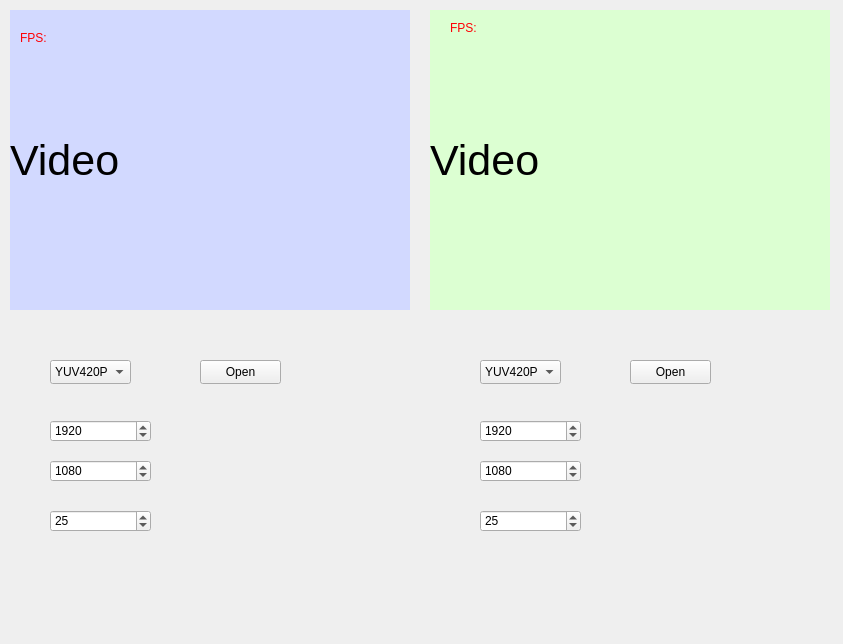
<?xml version="1.0" encoding="UTF-8"?>
<ui version="4.0">
 <class>SdlQtRgbClass</class>
 <widget class="QWidget" name="SdlQtRgbClass">
  <property name="geometry">
   <rect>
    <x>0</x>
    <y>0</y>
    <width>843</width>
    <height>644</height>
   </rect>
  </property>
  <property name="windowTitle">
   <string>SdlQtRgb</string>
  </property>
  <widget class="QLabel" name="video1">
   <property name="geometry">
    <rect>
     <x>10</x>
     <y>10</y>
     <width>400</width>
     <height>300</height>
    </rect>
   </property>
   <property name="font">
    <font>
     <pointsize>32</pointsize>
    </font>
   </property>
   <property name="styleSheet">
    <string notr="true">background-color: rgb(210, 217, 255);</string>
   </property>
   <property name="text">
    <string>Video</string>
   </property>
  </widget>
  <widget class="QLabel" name="video2">
   <property name="geometry">
    <rect>
     <x>430</x>
     <y>10</y>
     <width>400</width>
     <height>300</height>
    </rect>
   </property>
   <property name="font">
    <font>
     <pointsize>32</pointsize>
    </font>
   </property>
   <property name="styleSheet">
    <string notr="true">background-color: rgb(220, 255, 210);</string>
   </property>
   <property name="text">
    <string>Video</string>
   </property>
  </widget>
  <widget class="QPushButton" name="open1">
   <property name="geometry">
    <rect>
     <x>200</x>
     <y>360</y>
     <width>81</width>
     <height>24</height>
    </rect>
   </property>
   <property name="text">
    <string>Open</string>
   </property>
  </widget>
  <widget class="QComboBox" name="pix1">
   <property name="geometry">
    <rect>
     <x>50</x>
     <y>360</y>
     <width>81</width>
     <height>24</height>
    </rect>
   </property>
   <item>
    <property name="text">
     <string>YUV420P</string>
    </property>
   </item>
   <item>
    <property name="text">
     <string>RGBA</string>
    </property>
   </item>
   <item>
    <property name="text">
     <string>ARGB</string>
    </property>
   </item>
   <item>
    <property name="text">
     <string>BGRA</string>
    </property>
   </item>
   <item>
    <property name="text">
     <string>RGB24</string>
    </property>
   </item>
  </widget>
  <widget class="QSpinBox" name="height1">
   <property name="geometry">
    <rect>
     <x>50</x>
     <y>460</y>
     <width>101</width>
     <height>22</height>
    </rect>
   </property>
   <property name="minimum">
    <number>1</number>
   </property>
   <property name="maximum">
    <number>9999</number>
   </property>
   <property name="value">
    <number>1080</number>
   </property>
  </widget>
  <widget class="QSpinBox" name="width1">
   <property name="geometry">
    <rect>
     <x>50</x>
     <y>420</y>
     <width>101</width>
     <height>22</height>
    </rect>
   </property>
   <property name="minimum">
    <number>1</number>
   </property>
   <property name="maximum">
    <number>9999</number>
   </property>
   <property name="value">
    <number>1920</number>
   </property>
  </widget>
  <widget class="QSpinBox" name="set_fps1">
   <property name="geometry">
    <rect>
     <x>50</x>
     <y>510</y>
     <width>101</width>
     <height>22</height>
    </rect>
   </property>
   <property name="minimum">
    <number>1</number>
   </property>
   <property name="maximum">
    <number>360</number>
   </property>
   <property name="value">
    <number>25</number>
   </property>
  </widget>
  <widget class="QSpinBox" name="height2">
   <property name="geometry">
    <rect>
     <x>480</x>
     <y>460</y>
     <width>101</width>
     <height>22</height>
    </rect>
   </property>
   <property name="minimum">
    <number>1</number>
   </property>
   <property name="maximum">
    <number>9999</number>
   </property>
   <property name="value">
    <number>1080</number>
   </property>
  </widget>
  <widget class="QSpinBox" name="width2">
   <property name="geometry">
    <rect>
     <x>480</x>
     <y>420</y>
     <width>101</width>
     <height>22</height>
    </rect>
   </property>
   <property name="minimum">
    <number>1</number>
   </property>
   <property name="maximum">
    <number>9999</number>
   </property>
   <property name="value">
    <number>1920</number>
   </property>
  </widget>
  <widget class="QSpinBox" name="set_fps2">
   <property name="geometry">
    <rect>
     <x>480</x>
     <y>510</y>
     <width>101</width>
     <height>22</height>
    </rect>
   </property>
   <property name="minimum">
    <number>1</number>
   </property>
   <property name="maximum">
    <number>360</number>
   </property>
   <property name="value">
    <number>25</number>
   </property>
  </widget>
  <widget class="QComboBox" name="pix2">
   <property name="geometry">
    <rect>
     <x>480</x>
     <y>360</y>
     <width>81</width>
     <height>24</height>
    </rect>
   </property>
   <item>
    <property name="text">
     <string>YUV420P</string>
    </property>
   </item>
   <item>
    <property name="text">
     <string>RGBA</string>
    </property>
   </item>
   <item>
    <property name="text">
     <string>ARGB</string>
    </property>
   </item>
   <item>
    <property name="text">
     <string>BGRA</string>
    </property>
   </item>
   <item>
    <property name="text">
     <string>RGB24</string>
    </property>
   </item>
  </widget>
  <widget class="QPushButton" name="open2">
   <property name="geometry">
    <rect>
     <x>630</x>
     <y>360</y>
     <width>81</width>
     <height>24</height>
    </rect>
   </property>
   <property name="text">
    <string>Open</string>
   </property>
  </widget>
  <widget class="QLabel" name="fps1">
   <property name="geometry">
    <rect>
     <x>20</x>
     <y>30</y>
     <width>54</width>
     <height>16</height>
    </rect>
   </property>
   <property name="styleSheet">
    <string notr="true">color: rgb(255, 0, 4);</string>
   </property>
   <property name="text">
    <string>FPS:</string>
   </property>
  </widget>
  <widget class="QLabel" name="fps2">
   <property name="geometry">
    <rect>
     <x>450</x>
     <y>20</y>
     <width>54</width>
     <height>16</height>
    </rect>
   </property>
   <property name="styleSheet">
    <string notr="true">color: rgb(255, 0, 4);</string>
   </property>
   <property name="text">
    <string>FPS:</string>
   </property>
  </widget>
 </widget>
 <layoutdefault spacing="6" margin="11"/>
 <resources>
  <include location="sdlqtrgb.qrc"/>
 </resources>
 <connections>
  <connection>
   <sender>open1</sender>
   <signal>clicked()</signal>
   <receiver>SdlQtRgbClass</receiver>
   <slot>Open1()</slot>
   <hints>
    <hint type="sourcelabel">
     <x>245</x>
     <y>367</y>
    </hint>
    <hint type="destinationlabel">
     <x>248</x>
     <y>571</y>
    </hint>
   </hints>
  </connection>
  <connection>
   <sender>open2</sender>
   <signal>clicked()</signal>
   <receiver>SdlQtRgbClass</receiver>
   <slot>Open2()</slot>
   <hints>
    <hint type="sourcelabel">
     <x>669</x>
     <y>371</y>
    </hint>
    <hint type="destinationlabel">
     <x>756</x>
     <y>584</y>
    </hint>
   </hints>
  </connection>
 </connections>
 <slots>
  <slot>Open1()</slot>
  <slot>Open2()</slot>
 </slots>
</ui>
